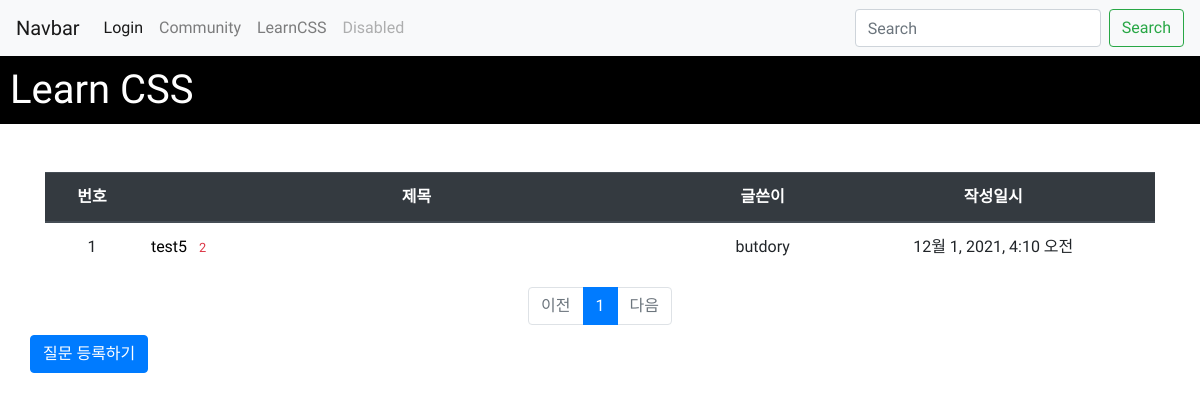
/learnCSS/, run on an earlier commit of the app's database.
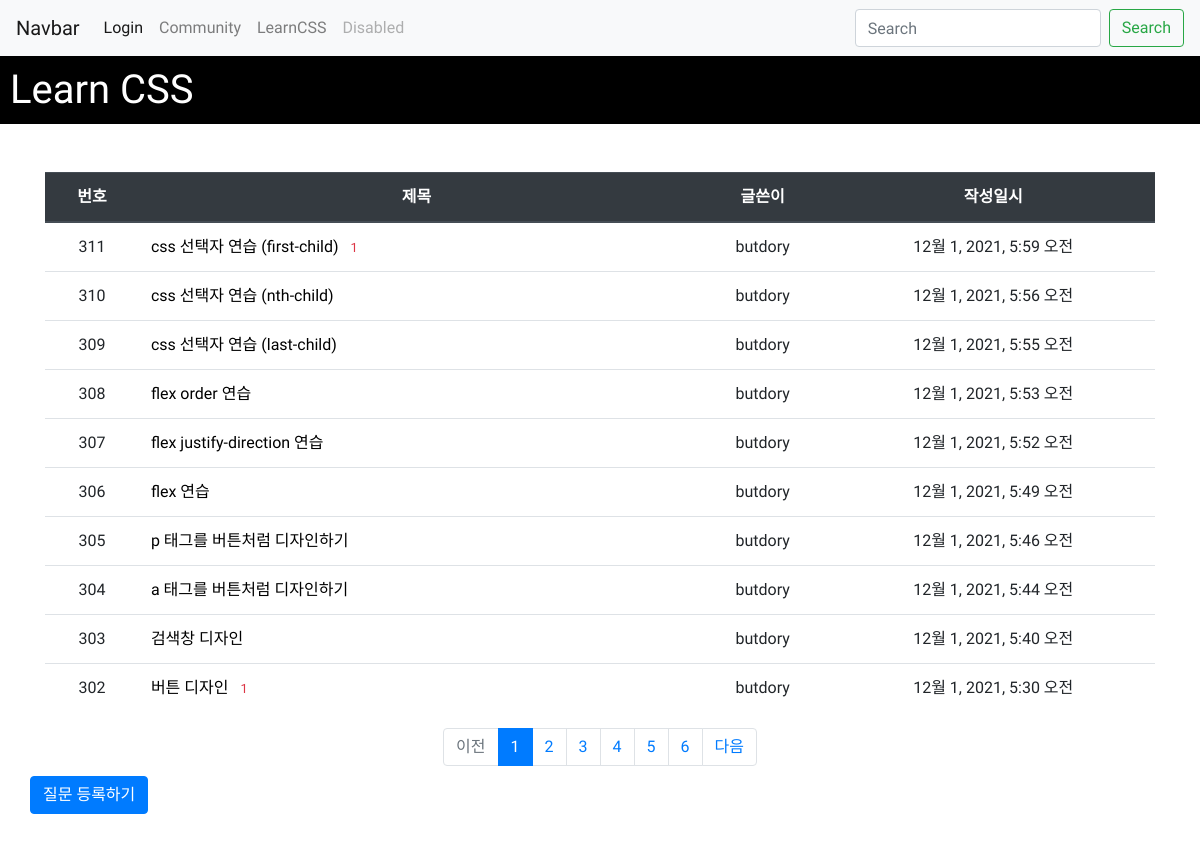
And on a later commit of the database.
### learnCSS/models.py (models this page shows, shortened)
class Html(models.Model):
    subject = models.CharField(max_length=200, null=True)
    author = models.ForeignKey(User, on_delete=models.CASCADE, null=True)
    css = models.TextField(null=True)
    html = models.TextField(null=True)
    content = models.TextField(null=True)
    create_Date = models.DateTimeField(null=True)
    modify_Date = models.DateTimeField(null=True, blank=True)

### learnCSS/views.py (the view)
# urls.py: path('', views.index, name='index'),
def index(request):
    page = request.GET.get('page', '1')  # 페이지
    html_list = Html.objects.order_by('-create_Date')
    paginator = Paginator(html_list, 10)  # 페이지당 10개씩 보여주기
    page_obj = paginator.get_page(page)
    context = {'html_list': page_obj}
    return render(request, 'learnCSS/index.html', context)

### testapp1/templatetags/apptest_filter.py (called while the page is built)
@register.filter
def sub(value, arg):
    return value - arg

### templates/learnCSS/index.html (shortened to what this page needs)
{% extends 'base.html' %}
{% load apptest_filter %}
{% block content %}
<!DOCTYPE html>
<html lang="en">
<head>
    {% load static %}
    <link rel="stylesheet" type="text/css" href="{% static 'css/index.css' %}">
</head>
<body>
    <div class="body_div">
        <div class="title_div">
            <h1>Learn CSS</h1>
        </div>
        <br>
        <div class="content_div">
            <div class="container my-3">
                <table class="table">
                    <thead>
                    <tr class="text-center thead-dark">
                        <th>번호</th>
                        <th style="width:50%">제목</th>
                        <th>글쓴이</th>
                        <th>작성일시</th>
                    </tr>
                    </thead>
                    <tbody>
                    {% if html_list %}
                    {% for question in html_list %}
                    <tr class="text-center">
                        <td>
                {{ html_list.paginator.count|sub:html_list.start_index|sub:forloop.counter0|add:1 }}
                        </td>
                        <td class="text-left">
                            <a href="{% url 'learnCSS:detail' question.id %}">{{ question.subject }}</a>
                            {% if question.html_answer_set.count > 0 %}
                                <span class="text-danger small ml-2">{{ question.html_answer_set.count }}</span>
                            {% endif %}
                        </td>
                        <td>{{ question.author.username }}</td>
                        <td>{{ question.create_Date }}</td>
                    </tr>
                    {% endfor %}
                    {% else %}
                    <tr>
                        <td colspan="3">질문이 없습니다.</td>
                    </tr>
                    {% endif %}
                    </tbody>
                </table>
            </div>
        <ul class="pagination justify-content-center">
            {% if html_list.has_previous %}
            <li class="page-item">
                <a class="page-link" href="?page={{ html_list.previous_page_number }}">이전</a>
            </li>
            {% else %}
            <li class="page-item disabled">
                <a class="page-link" tabindex="-1" aria-disabled="true" href="#">이전</a>
            </li>
            {% endif %}
            {% for page_number in html_list.paginator.page_range %}
            {% if page_number >= html_list.number|add:-5 and page_number <= html_list.number|add:5 %}
                {% if page_number == html_list.number %}
                <li class="page-item active" aria-current="page">
                    <a class="page-link" href="?page={{ page_number }}">{{ page_number }}</a>
                </li>
                {% else %}
                <li class="page-item">
                    <a class="page-link" href="?page={{ page_number }}">{{ page_number }}</a>
                </li>
                {% endif %}
                {% endif %}
            {% endfor %}
            {% if html_list.has_next %}
            <li class="page-item">
                <a class="page-link" href="?page={{ html_list.next_page_number }}">다음</a>
            </li>
            {% else %}
            <li class="page-item disabled">
                <a class="page-link" tabindex="-1" aria-disabled="true" href="#">다음</a>
            </li>
            {% endif %}
        </ul>
        <a href="{% url 'learnCSS:html_create' %}" class="btn btn-primary">질문 등록하기</a>
        </div>
    </div>
</body>
</html>
{% endblock %}

### templates/base.html (shortened to what this page needs)
<!DOCTYPE html>
<html lang="en">
<head>
    {% load static %}
    <link rel="stylesheet" type="text/css" href="{% static 'css/bootstrap.min.css' %}">
</head>
<body class="basebody">
    <nav class="navbar navbar-expand-lg navbar-light bg-light">
      <a class="navbar-brand" href="#">Navbar</a>
      <div class="collapse navbar-collapse" id="navbarSupportedContent">
        <ul class="navbar-nav mr-auto">
          <li class="nav-item active">
                  {% if user.is_authenticated %}
    <a class="nav-link" href="{% url 'common:logout' %}">{{ user.username }} (Logout)</a>
    {% else %}
        <a class="nav-link" href="{% url 'common:login' %}">Login</a>
    {% endif %}
          </li>
          <li class="nav-item">
            <a class="nav-link" href="{% url 'apptest:index' %}">Community</a>
          </li>
          <li class="nav-item">
              <a class="nav-link" href="{% url 'learnCSS:index' %}">LearnCSS</a>
          </li>
          <li class="nav-item">
            <a class="nav-link disabled" href="#" tabindex="-1" aria-disabled="true">Disabled</a>
          </li>
        </ul>
        <form class="form-inline my-2 my-lg-0">
          <input class="form-control mr-sm-2" type="search" placeholder="Search" aria-label="Search">
          <button class="btn btn-outline-success my-2 my-sm-0" type="submit">Search</button>
        </form>
      </div>
    </nav>
    {% block content %}
    {% endblock %}
    </body>
</html>

### static/css/index.css (style rules this page uses)
*, *::after, *::before { margin: 0; padding: 0; box-sizing: border-box; font-family: 'Jua', sans-serif; }
.title_div > * { background-color: black; color: white; padding: 10px; }
.body_div { width: 1250; height: 500%; margin: 0 auto }
.content_div { padding: 30px; padding-top: 0; }
.content_div > ul { margin: 10px; }
a { text-decoration: none; color: black; }

What changed in the data, as far as the page shows it:
no longer on this page (row edited): Html: paginator.count|sub "1", subject "test5", html_answer_set.count "2", author.username "butdory", create_Date "12월 1, 2021, 4:10 오전"
added Html: paginator.count|sub "311", subject "css 선택자 연습 (first-child)", html_answer_set.count "1", author.username "butdory", create_Date "12월 1, 2021, 5:59 오전"
added Html: paginator.count|sub "310", subject "css 선택자 연습 (nth-child)", author.username "butdory", create_Date "12월 1, 2021, 5:56 오전"
added Html: paginator.count|sub "309", subject "css 선택자 연습 (last-child)", author.username "butdory", create_Date "12월 1, 2021, 5:55 오전"
added Html: paginator.count|sub "308", subject "flex order 연습", author.username "butdory", create_Date "12월 1, 2021, 5:53 오전"
added Html: paginator.count|sub "307", subject "flex justify-direction 연습", author.username "butdory", create_Date "12월 1, 2021, 5:52 오전"
added Html: paginator.count|sub "306", subject "flex 연습", author.username "butdory", create_Date "12월 1, 2021, 5:49 오전"
added Html: paginator.count|sub "305", subject "p 태그를 버튼처럼 디자인하기", author.username "butdory", create_Date "12월 1, 2021, 5:46 오전"
added Html: paginator.count|sub "304", subject "a 태그를 버튼처럼 디자인하기", author.username "butdory", create_Date "12월 1, 2021, 5:44 오전"
added Html: paginator.count|sub "303", subject "검색창 디자인", author.username "butdory", create_Date "12월 1, 2021, 5:40 오전"
added Html: paginator.count|sub "302", subject "버튼 디자인", html_answer_set.count "1", author.username "butdory", create_Date "12월 1, 2021, 5:30 오전"
Also different on the page:
new list line: "2"
new list line: "3"
new list line: "4"
new list line: "5"
new list line: "6"
